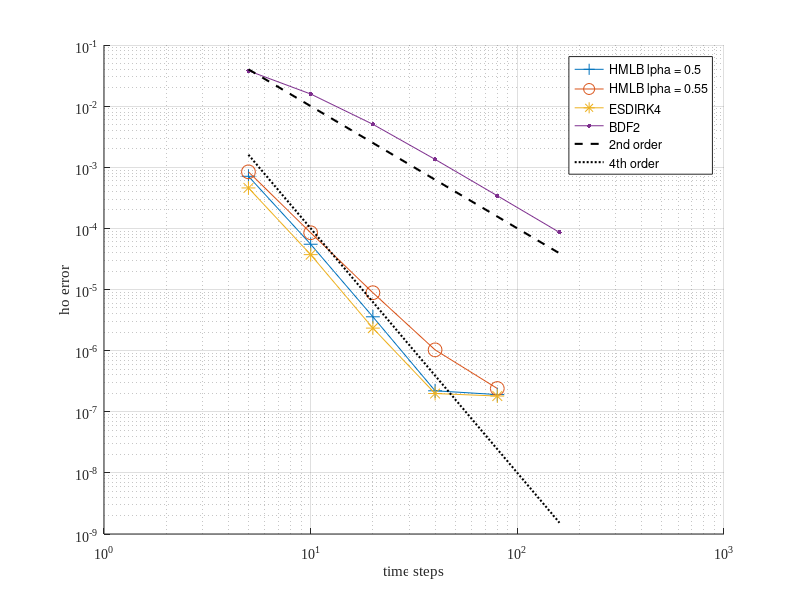
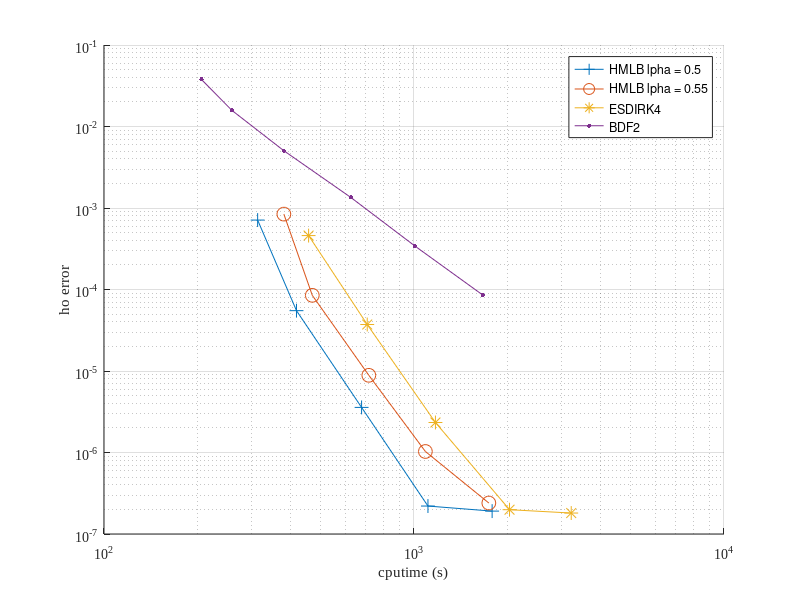
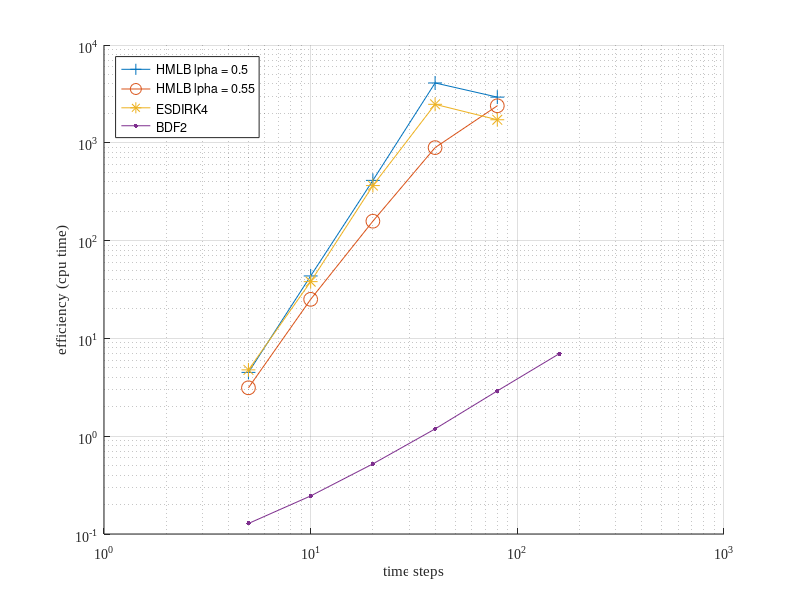
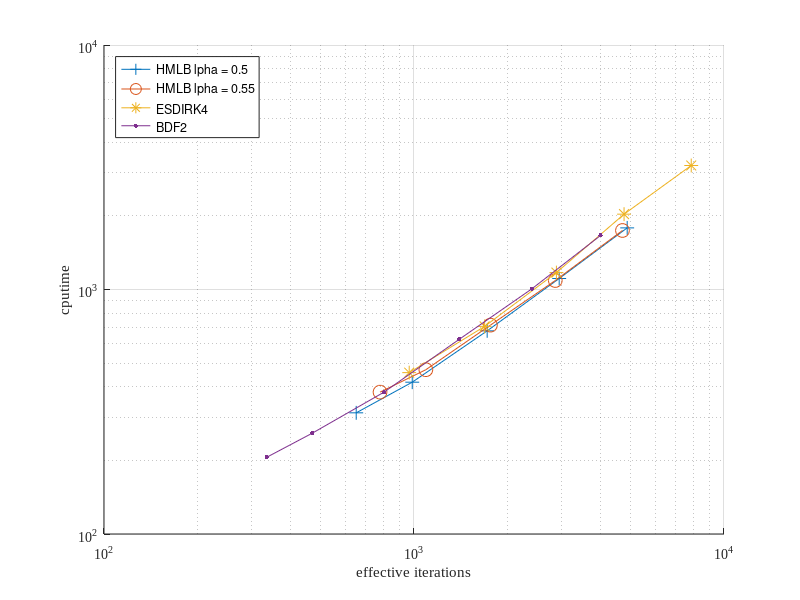

These charts were generated, in order, by the following MATLAB code:
% from commit 60acca36e731abb15f01c841d5f54e586917bbad


close all;


dataHM3.name = "HMLB \alpha = 0.5";
dataHM3.nstep = [5,10,20,40,80]';
dataHM3.err = [7.11196e-04
5.50130e-05
3.57592e-06
2.20320e-07
1.90960e-07
];
dataHM3.cputime = [313.05
417.75
677.51
1109.17
1786.58
];
dataHM3.niter=[62
47
41
35
29
] * 2.1;





dataHM3_V1.name = "HMLB \alpha = 0.55";
dataHM3_V1.nstep = [5,10,20,40,80]';
dataHM3_V1.err = [8.41500e-04
8.48262e-05
8.85605e-06
1.02918e-06
2.40003e-07
];
dataHM3_V1.cputime = [380.35
469.78
714.92
1088.27
1743.31
];
dataHM3_V1.niter = [74
52
42
34
28
] * 2.1;

dataESDIRK4.name = "ESDIRK4";
dataESDIRK4.nstep=[5,10,20,40,80]';
dataESDIRK4.err=[4.58830e-04
3.71934e-05
2.33448e-06
1.98742e-07
1.80795e-07
];
dataESDIRK4.cputime=[457.10
706.51
1172.61
2032.98
3215.08
];
dataESDIRK4.niter=[37+38+40+35+43
32+33+35+31+38
27+28+30+26+33
22+23+25+21+28
18+19+21+16+24
    ];

dataBDF2.name = "BDF2";
dataBDF2.nstep = [5,10,20,40,80,160]';
dataBDF2.err = [3.78883e-02
1.57837e-02
5.04585e-03
1.34605e-03
3.42034e-04
8.58484e-05
];
dataBDF2.cputime = [206.05
258.52
380.29
625.75
1006.31
1664.42
];
dataBDF2.niter = [67
47
40
35
30
25
];

datas = {dataHM3, dataHM3_V1, dataESDIRK4, dataBDF2};


for i = 1:numel(datas)
    data = datas{i};

    data.effcputime = 1./data.cputime ./ data.err;
    data.effiter = 1./data.niter./data.nstep./data.err;
    datas{i} = data;
    

end
markers = ["+", "o", "*", ".", "x"];

%% error - nstep
figure(1); clf;
hold on;
for i = 1:numel(datas)
    data = datas{i};

    plot(data.nstep, data.err, 'DisplayName', data.name, "Marker", markers(i), "MarkerSize", 10);


end
xlabel("time steps");
ylabel("\rho error");
xs = linspace(5,160,2);
plot(xs, xs.^(-2), '--k', "DisplayName", '2nd order','LineWidth',1.5);
plot(xs, xs.^(-4), ':k', "DisplayName", '4th order','LineWidth',1.5);

L = legend;
set(gca,'FontName','Times New Roman')
set(gca,"XScale",'log'); set(gca,"YScale", "log");
grid on;

%% error - time
figure(2); clf;
hold on;
for i = 1:numel(datas)
    data = datas{i};

    plot(data.cputime, data.err, 'DisplayName', data.name, "Marker", markers(i), "MarkerSize", 10);


end
set(gca,'FontName','Times New Roman')
xlabel("cputime (s)");
ylabel("\rho error");

L = legend;
set(gca,"XScale",'log'); set(gca,"YScale", "log");
grid on;

%% error - iter
figure(21); clf;
hold on;
for i = 1:numel(datas)
    data = datas{i};

    plot(data.nstep.*data.niter, data.err, 'DisplayName', data.name, "Marker", markers(i), "MarkerSize", 10);


end
set(gca,'FontName','Times New Roman')
xlabel("effective iterations (s)");
ylabel("\rho error");

L = legend;
set(gca,"XScale",'log'); set(gca,"YScale", "log");
grid on;

%% effcputime - nstep
figure(3); clf;
hold on;
for i = 1:numel(datas)
    data = datas{i};

    plot(data.nstep, data.effcputime, 'DisplayName', data.name, "Marker", markers(i), "MarkerSize", 10);


end
set(gca,'FontName','Times New Roman')
xlabel("time steps");
ylabel("efficiency (cpu time)");

L = legend;
set(L, "Location", "northwest");
set(gca,"XScale",'log'); set(gca,"YScale", "log");
grid on;

%% effiter - nstep
figure(31); clf;
hold on;
for i = 1:numel(datas)
    data = datas{i};

    plot(data.nstep, data.effiter, 'DisplayName', data.name, "Marker", markers(i), "MarkerSize", 10);
       

end
set(gca,'FontName','Times New Roman')
xlabel("time steps");
ylabel("efficiency (iteration)");

L = legend;
set(L, "Location", "northwest");
set(gca,"XScale",'log'); set(gca,"YScale", "log");
grid on;

%% niter - time
figure(4); clf;
hold on;
for i = 1:numel(datas)
    data = datas{i};

    plot(data.nstep.*data.niter, data.cputime, 'DisplayName', data.name, "Marker", markers(i), "MarkerSize", 10);
       

end
set(gca,'FontName','Times New Roman')
xlabel("effective iterations");
ylabel("cputime");

L = legend;
set(L, "Location", "northwest");
set(gca,"XScale",'log'); set(gca,"YScale", "log");
grid on;
